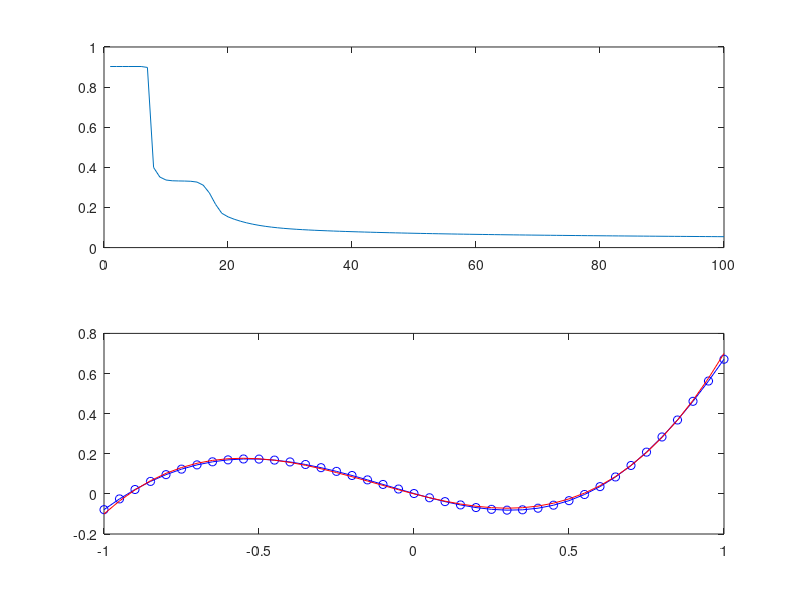

Write the MATLAB code that produced this figure.

clear

% hyperparamters
lr = 0.001;
n_iter = 5000;
n_hidden = 3;
epsilon = 1e-9;
beta_m = 0.9;
beta_v = 0.99;

% paramters
cumulative_beta_m = 1;
cumulative_beta_v = 1;
input = -1:0.05:1;
expected_output = 0.8*input.^3 + 0.3*input.^2 - 0.4 * input;
hidden_w = rand([1,n_hidden])*2-1;
hidden_b = rand([1,n_hidden])*2-1;

output_w = rand(1,n_hidden)*2-1;
output_b = rand(1)*2-1;

% initialize the size of hidden output 
hidden_output = zeros([1,n_hidden]);

% initialize the size of momentum and rms
output_w_m = zeros([1,length(output_w)]);
output_b_m = 0;
hidden_w_m = zeros([1,length(hidden_w)]);
hidden_b_m = 0;

output_w_v = zeros([1,length(output_w)]);
output_b_v = 0;
hidden_w_v = zeros([1,length(hidden_w)]);
hidden_b_v = 0;

% training loop
for i = 1:n_iter

    % training by each input in an iteration
    for j = 1:length(input)

        % forward proporgation for hidden layer
        hidden_output = tanh(input(j) * hidden_w + hidden_b);
        
        % forward proporgation for output layer
        model_output = sum(hidden_output.*output_w) + output_b;

        % loss
        loss = 1/2*(input(j)-model_output)^2;

        % back proporgation

        % evaluate grads
        output_w_grad = (model_output-expected_output(j))*tanh(hidden_w*input(j)+hidden_b);
        output_b_grad = (model_output-expected_output(j));
        hidden_w_grad = (model_output-expected_output(j))*output_w.*(1-tanh(hidden_w*input(j)+hidden_b).^2)*input(j);
        hidden_b_grad = (model_output-expected_output(j))*output_w.*(1-tanh(hidden_w*input(j)+hidden_b).^2);
        
        % momentum
        cumulative_beta_m = cumulative_beta_m * beta_m;
        cumulative_beta_v = cumulative_beta_v * beta_v;

        output_w_m = (beta_m*output_w_m + (1-beta_m)*output_w_grad)/(1-cumulative_beta_m);
        output_b_m = (beta_m*output_b_m + (1-beta_m)*output_b_grad)/(1-cumulative_beta_m);
        hidden_w_m = (beta_m*hidden_w_m + (1-beta_m)*hidden_w_grad)/(1-cumulative_beta_m);
        hidden_b_m = (beta_m*hidden_b_m + (1-beta_m)*hidden_b_grad)/(1-cumulative_beta_m);

        % RMS prop
        output_w_v = (beta_v*output_w_v + (1-beta_v)*output_w_grad.^2)/(1-cumulative_beta_v);
        output_b_v = (beta_v*output_b_v + (1-beta_v)*output_b_grad.^2)/(1-cumulative_beta_v);
        hidden_w_v = (beta_v*hidden_w_v + (1-beta_v)*hidden_w_grad.^2)/(1-cumulative_beta_v);
        hidden_b_v = (beta_v*hidden_b_v + (1-beta_v)*hidden_b_grad.^2)/(1-cumulative_beta_v);
        
        % step
        output_w = output_w - lr./sqrt(output_w_v+epsilon) .* output_w_m;
        output_b = output_b - lr./sqrt(output_b_v+epsilon) .* output_b_m;
        hidden_w = hidden_w - lr./sqrt(hidden_w_v+epsilon) .* hidden_w_m;
        hidden_b = hidden_b - lr./sqrt(hidden_b_v+epsilon) .* hidden_b_m;
    end
    if mod(i,50) == 0
        loss_list(i/50) = loss;
    end
end


% test the model

model_test_output = zeros([1,length(input)]);

for j = 1:length(input)
    % forward proporgation for hidden layer
    hidden_output = tanh(input(j) * hidden_w + hidden_b);
    
    % forward proporgation for output layer
    model_output = sum(hidden_output.*output_w) + output_b;

    model_test_output(j) = model_output;
end

% plot(input,model_test_output, "-ob")
figure(4)
subplot(2,1,1)
plot(loss_list)
subplot(2,1,2)
plot(input,model_test_output, "-ob")
hold on
plot(input,expected_output, "-r")
hold off
